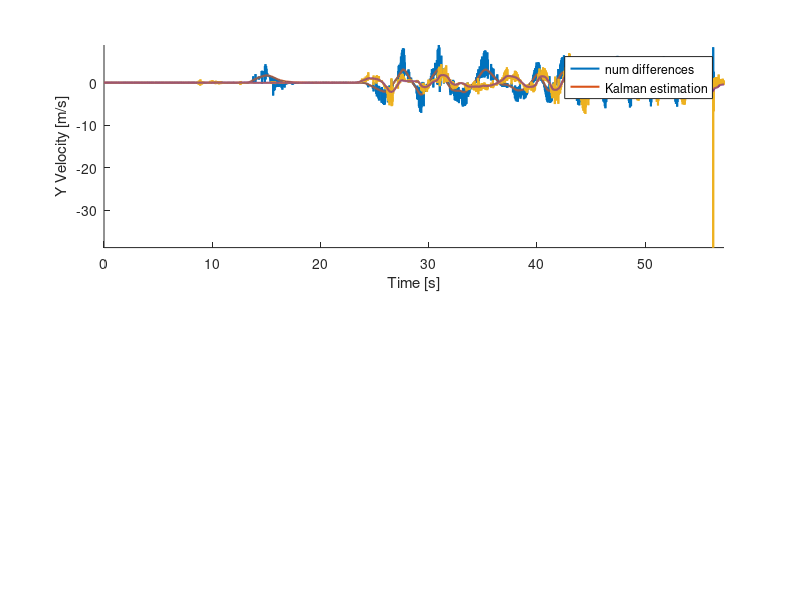

Recreate this plot in MATLAB. (Note: this script raises an error after producing the figure.)
clear all
close all
clc
set(0, 'DefaultLineLineWidth', 1.5);

%% Load data
data = load("data/vhat_data_check");

%% Numerically differentiate position to get velocity estimation
vel_est_x = (data.pos_x(2:end) - data.pos_x(1:end - 1))*100;
vel_est_y = (data.pos_y(2:end) - data.pos_y(1:end - 1))*100;
vel_est_z = (data.pos_z(2:end) - data.pos_z(1:end - 1))*100;

data.vel_x = data.vel_x(1:end - 1);
data.vel_y = data.vel_y(1:end - 1);
data.vel_z = data.vel_z(1:end - 1);

t = 0:0.01:(length(vel_est_x) - 1)/100;

%% Plots to compare the velocity estimation of the kalman to the numericcaly differentiated velocity
figure('Name','Comparison estimated vel with num diff vel')
subplot(211)
hold on
plot(t, vel_est_x)
plot(t, data.vel_x)
legend('num differences', 'Kalman estimation')
xlabel('Time [s]')
axis tight
ylabel('X Velocity [m/s]')
hold on
plot(t, vel_est_y)
plot(t, data.vel_y)
legend('num differences', 'Kalman estimation')
xlabel('Time [s]')
axis tight
ylabel('Y Velocity [m/s]')
subplot(213)
hold on
plot(t, vel_est_z)
plot(t, data.vel_z)
legend('num differences', 'Kalman estimation')
xlabel('Time [s]')
axis tight
ylabel('Z Velocity [m/s]')
